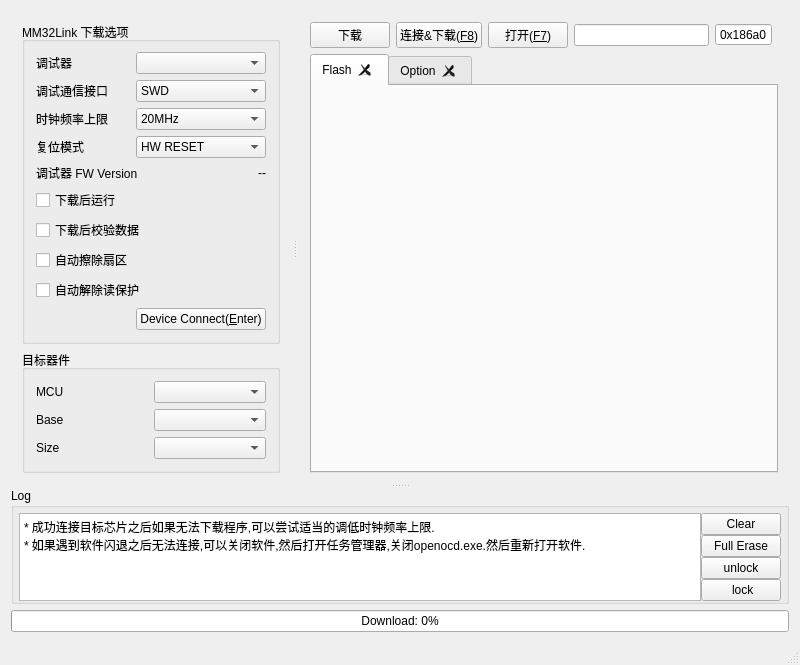
<?xml version="1.0" encoding="UTF-8"?>
<ui version="4.0">
 <class>Programmer</class>
 <widget class="QMainWindow" name="Programmer">
  <property name="geometry">
   <rect>
    <x>0</x>
    <y>0</y>
    <width>800</width>
    <height>619</height>
   </rect>
  </property>
  <property name="windowTitle">
   <string>MM32-Programmer</string>
  </property>
  <property name="windowIcon">
   <iconset>
    <normaloff>../icon/MM32_Logo.ico</normaloff>../icon/MM32_Logo.ico</iconset>
  </property>
  <widget class="QWidget" name="centralWidget">
   <property name="styleSheet">
    <string notr="true"/>
   </property>
   <layout class="QGridLayout" name="gridLayout_6">
    <item row="0" column="0">
     <widget class="QSplitter" name="splitter_2">
      <property name="orientation">
       <enum>Qt::Vertical</enum>
      </property>
      <widget class="QSplitter" name="splitter">
       <property name="sizePolicy">
        <sizepolicy hsizetype="Expanding" vsizetype="Preferred">
         <horstretch>0</horstretch>
         <verstretch>0</verstretch>
        </sizepolicy>
       </property>
       <property name="orientation">
        <enum>Qt::Horizontal</enum>
       </property>
       <property name="handleWidth">
        <number>8</number>
       </property>
       <widget class="QWidget" name="layoutWidget">
        <layout class="QGridLayout" name="gridLayout_3" rowstretch="0,0" columnstretch="0">
         <item row="0" column="0">
          <widget class="QGroupBox" name="groupBox_2">
           <property name="sizePolicy">
            <sizepolicy hsizetype="Preferred" vsizetype="Preferred">
             <horstretch>1</horstretch>
             <verstretch>0</verstretch>
            </sizepolicy>
           </property>
           <property name="styleSheet">
            <string notr="true"/>
           </property>
           <property name="title">
            <string>MM32Link 下载选项</string>
           </property>
           <layout class="QGridLayout" name="gridLayout_2" rowstretch="0,0,0,0,0,0,0,0,0,0" rowminimumheight="0,0,0,0,0,0,0,0,0,0">
            <property name="topMargin">
             <number>10</number>
            </property>
            <item row="2" column="2" colspan="2">
             <widget class="QComboBox" name="cbbFreq">
              <item>
               <property name="text">
                <string>20MHz</string>
               </property>
              </item>
              <item>
               <property name="text">
                <string>10MHz</string>
               </property>
              </item>
              <item>
               <property name="text">
                <string>5MHz</string>
               </property>
              </item>
              <item>
               <property name="text">
                <string>2MHz</string>
               </property>
              </item>
              <item>
               <property name="text">
                <string>1MHz</string>
               </property>
              </item>
              <item>
               <property name="text">
                <string>500KHz</string>
               </property>
              </item>
              <item>
               <property name="text">
                <string>200KHz</string>
               </property>
              </item>
              <item>
               <property name="text">
                <string>100KHz</string>
               </property>
              </item>
              <item>
               <property name="text">
                <string>50KHz</string>
               </property>
              </item>
             </widget>
            </item>
            <item row="4" column="3">
             <widget class="QLabel" name="lblFWVersion">
              <property name="text">
               <string>--</string>
              </property>
              <property name="alignment">
               <set>Qt::AlignRight|Qt::AlignTrailing|Qt::AlignVCenter</set>
              </property>
             </widget>
            </item>
            <item row="1" column="2" colspan="2">
             <widget class="QComboBox" name="cbbPort">
              <item>
               <property name="text">
                <string>SWD</string>
               </property>
              </item>
              <item>
               <property name="text">
                <string>JTAG</string>
               </property>
              </item>
             </widget>
            </item>
            <item row="5" column="0" colspan="4">
             <widget class="QCheckBox" name="ckbRunAfterProg">
              <property name="text">
               <string>下载后运行</string>
              </property>
             </widget>
            </item>
            <item row="7" column="0" colspan="4">
             <widget class="QCheckBox" name="ckbFullChipErase">
              <property name="text">
               <string>自动擦除扇区</string>
              </property>
             </widget>
            </item>
            <item row="6" column="0" colspan="4">
             <widget class="QCheckBox" name="ckbVerify">
              <property name="text">
               <string>下载后校验数据</string>
              </property>
             </widget>
            </item>
            <item row="8" column="0" colspan="4">
             <widget class="QCheckBox" name="ckbUnlock">
              <property name="text">
               <string>自动解除读保护</string>
              </property>
             </widget>
            </item>
            <item row="9" column="2" colspan="2">
             <widget class="QPushButton" name="btnDeviceConnect">
              <property name="toolTip">
               <string>Enter</string>
              </property>
              <property name="text">
               <string>Device Connect(&amp;Enter)</string>
              </property>
              <property name="shortcut">
               <string>Return</string>
              </property>
              <property name="checkable">
               <bool>true</bool>
              </property>
             </widget>
            </item>
            <item row="0" column="0">
             <widget class="QLabel" name="label">
              <property name="text">
               <string>调试器</string>
              </property>
             </widget>
            </item>
            <item row="3" column="0">
             <widget class="QLabel" name="label_4">
              <property name="text">
               <string>复位模式</string>
              </property>
             </widget>
            </item>
            <item row="4" column="0" colspan="3">
             <widget class="QLabel" name="label_5">
              <property name="text">
               <string>调试器 FW Version</string>
              </property>
             </widget>
            </item>
            <item row="1" column="0">
             <widget class="QLabel" name="label_2">
              <property name="text">
               <string>调试通信接口</string>
              </property>
             </widget>
            </item>
            <item row="2" column="0">
             <widget class="QLabel" name="label_3">
              <property name="text">
               <string>时钟频率上限</string>
              </property>
             </widget>
            </item>
            <item row="3" column="2" colspan="2">
             <widget class="QComboBox" name="cbbResetMode">
              <item>
               <property name="text">
                <string>HW RESET</string>
               </property>
              </item>
              <item>
               <property name="text">
                <string>SYSRESETREQ</string>
               </property>
              </item>
              <item>
               <property name="text">
                <string>VECTRESET</string>
               </property>
              </item>
             </widget>
            </item>
            <item row="0" column="2" colspan="2">
             <widget class="QComboBox" name="cbbSerialNumber"/>
            </item>
           </layout>
          </widget>
         </item>
         <item row="1" column="0">
          <widget class="QGroupBox" name="groupBox">
           <property name="sizePolicy">
            <sizepolicy hsizetype="Preferred" vsizetype="Preferred">
             <horstretch>1</horstretch>
             <verstretch>0</verstretch>
            </sizepolicy>
           </property>
           <property name="title">
            <string>目标器件</string>
           </property>
           <layout class="QGridLayout" name="gridLayout_9">
            <item row="0" column="0">
             <layout class="QGridLayout" name="gridLayout">
              <item row="0" column="0">
               <widget class="QLabel" name="label_7">
                <property name="text">
                 <string>MCU</string>
                </property>
               </widget>
              </item>
              <item row="0" column="1">
               <widget class="QComboBox" name="cmbMCU"/>
              </item>
              <item row="1" column="0">
               <widget class="QLabel" name="label_9">
                <property name="text">
                 <string>Base</string>
                </property>
               </widget>
              </item>
              <item row="1" column="1">
               <widget class="QComboBox" name="cmbAddr"/>
              </item>
              <item row="2" column="0">
               <widget class="QLabel" name="label_10">
                <property name="text">
                 <string>Size</string>
                </property>
               </widget>
              </item>
              <item row="2" column="1">
               <widget class="QComboBox" name="cmbSize"/>
              </item>
             </layout>
            </item>
            <item row="1" column="0">
             <spacer name="verticalSpacer">
              <property name="orientation">
               <enum>Qt::Vertical</enum>
              </property>
              <property name="sizeHint" stdset="0">
               <size>
                <width>20</width>
                <height>40</height>
               </size>
              </property>
             </spacer>
            </item>
           </layout>
          </widget>
         </item>
        </layout>
       </widget>
       <widget class="QWidget" name="layoutWidget">
        <layout class="QGridLayout" name="gridLayout_4" rowstretch="0,0" columnstretch="0,0,0,0,0,0" rowminimumheight="0,0">
         <item row="0" column="0">
          <widget class="QPushButton" name="btnDownload">
           <property name="toolTip">
            <string>Ctrl+F8</string>
           </property>
           <property name="text">
            <string>下载</string>
           </property>
           <property name="shortcut">
            <string>Ctrl+F8</string>
           </property>
          </widget>
         </item>
         <item row="0" column="4">
          <widget class="QSpinBox" name="spbAddress">
           <property name="buttonSymbols">
            <enum>QAbstractSpinBox::NoButtons</enum>
           </property>
           <property name="prefix">
            <string>0x</string>
           </property>
           <property name="maximum">
            <number>999999999</number>
           </property>
           <property name="value">
            <number>134217728</number>
           </property>
           <property name="displayIntegerBase">
            <number>16</number>
           </property>
          </widget>
         </item>
         <item row="0" column="3">
          <widget class="QLineEdit" name="txtFilePath">
           <property name="sizePolicy">
            <sizepolicy hsizetype="Expanding" vsizetype="Fixed">
             <horstretch>0</horstretch>
             <verstretch>0</verstretch>
            </sizepolicy>
           </property>
           <property name="acceptDrops">
            <bool>true</bool>
           </property>
           <property name="dragEnabled">
            <bool>true</bool>
           </property>
          </widget>
         </item>
         <item row="1" column="0" colspan="6">
          <widget class="QTabWidget" name="tabOption">
           <property name="acceptDrops">
            <bool>true</bool>
           </property>
           <property name="currentIndex">
            <number>0</number>
           </property>
           <property name="tabsClosable">
            <bool>true</bool>
           </property>
           <property name="movable">
            <bool>true</bool>
           </property>
           <widget class="QWidget" name="flash">
            <attribute name="title">
             <string>Flash</string>
            </attribute>
           </widget>
           <widget class="QWidget" name="optionbytes">
            <attribute name="title">
             <string>Option</string>
            </attribute>
            <layout class="QGridLayout" name="gridLayout_7">
             <property name="leftMargin">
              <number>0</number>
             </property>
             <property name="topMargin">
              <number>0</number>
             </property>
             <property name="rightMargin">
              <number>0</number>
             </property>
             <property name="bottomMargin">
              <number>0</number>
             </property>
             <property name="horizontalSpacing">
              <number>0</number>
             </property>
             <property name="verticalSpacing">
              <number>6</number>
             </property>
             <item row="1" column="1">
              <widget class="QPushButton" name="pushButton_2">
               <property name="text">
                <string>恢复设置</string>
               </property>
              </widget>
             </item>
             <item row="1" column="0">
              <widget class="QPushButton" name="pushButton">
               <property name="text">
                <string>设定写保护</string>
               </property>
              </widget>
             </item>
             <item row="0" column="0" colspan="2">
              <widget class="QGroupBox" name="groupBox_7">
               <property name="title">
                <string>写保护</string>
               </property>
               <layout class="QGridLayout" name="gridLayout_8">
                <property name="leftMargin">
                 <number>0</number>
                </property>
                <property name="topMargin">
                 <number>10</number>
                </property>
                <property name="rightMargin">
                 <number>0</number>
                </property>
                <property name="bottomMargin">
                 <number>0</number>
                </property>
                <item row="0" column="0">
                 <widget class="QTableWidget" name="tblWRP">
                  <column>
                   <property name="text">
                    <string>名字</string>
                   </property>
                  </column>
                  <column>
                   <property name="text">
                    <string>值</string>
                   </property>
                  </column>
                  <column>
                   <property name="text">
                    <string>描述</string>
                   </property>
                  </column>
                 </widget>
                </item>
               </layout>
              </widget>
             </item>
            </layout>
           </widget>
          </widget>
         </item>
         <item row="0" column="2">
          <widget class="QPushButton" name="btnOpen">
           <property name="toolTip">
            <string>F7</string>
           </property>
           <property name="text">
            <string>打开(&amp;F&amp;7)</string>
           </property>
           <property name="shortcut">
            <string>F7</string>
           </property>
          </widget>
         </item>
         <item row="0" column="1">
          <widget class="QPushButton" name="btnNetDownload">
           <property name="toolTip">
            <string>F8</string>
           </property>
           <property name="text">
            <string>连接&amp;&amp;下载(&amp;F&amp;8)</string>
           </property>
           <property name="shortcut">
            <string>F8</string>
           </property>
          </widget>
         </item>
        </layout>
       </widget>
      </widget>
      <widget class="QGroupBox" name="groupBox_3">
       <property name="title">
        <string>Log</string>
       </property>
       <layout class="QGridLayout" name="gridLayout_5" columnstretch="10,0">
        <property name="leftMargin">
         <number>5</number>
        </property>
        <property name="topMargin">
         <number>5</number>
        </property>
        <property name="rightMargin">
         <number>5</number>
        </property>
        <property name="bottomMargin">
         <number>0</number>
        </property>
        <property name="spacing">
         <number>0</number>
        </property>
        <item row="0" column="0" rowspan="8">
         <widget class="QPlainTextEdit" name="txtLog">
          <property name="acceptDrops">
           <bool>false</bool>
          </property>
          <property name="plainText">
           <string>* 成功连接目标芯片之后如果无法下载程序,可以尝试适当的调低时钟频率上限.
* 如果遇到软件闪退之后无法连接,可以关闭软件,然后打开任务管理器,关闭openocd.exe.然后重新打开软件.
</string>
          </property>
         </widget>
        </item>
        <item row="0" column="1">
         <widget class="QPushButton" name="btnClearLog">
          <property name="text">
           <string>Clear</string>
          </property>
         </widget>
        </item>
        <item row="3" column="1">
         <spacer name="verticalSpacer_4">
          <property name="orientation">
           <enum>Qt::Vertical</enum>
          </property>
          <property name="sizeHint" stdset="0">
           <size>
            <width>20</width>
            <height>40</height>
           </size>
          </property>
         </spacer>
        </item>
        <item row="4" column="1">
         <widget class="QPushButton" name="btnUnlock">
          <property name="text">
           <string>unlock</string>
          </property>
         </widget>
        </item>
        <item row="7" column="1">
         <spacer name="verticalSpacer_2">
          <property name="orientation">
           <enum>Qt::Vertical</enum>
          </property>
          <property name="sizeHint" stdset="0">
           <size>
            <width>20</width>
            <height>40</height>
           </size>
          </property>
         </spacer>
        </item>
        <item row="1" column="1">
         <spacer name="verticalSpacer_5">
          <property name="orientation">
           <enum>Qt::Vertical</enum>
          </property>
          <property name="sizeHint" stdset="0">
           <size>
            <width>20</width>
            <height>40</height>
           </size>
          </property>
         </spacer>
        </item>
        <item row="2" column="1">
         <widget class="QPushButton" name="btnFullErase">
          <property name="text">
           <string>Full Erase</string>
          </property>
         </widget>
        </item>
        <item row="5" column="1">
         <spacer name="verticalSpacer_3">
          <property name="orientation">
           <enum>Qt::Vertical</enum>
          </property>
          <property name="sizeHint" stdset="0">
           <size>
            <width>20</width>
            <height>40</height>
           </size>
          </property>
         </spacer>
        </item>
        <item row="6" column="1">
         <widget class="QPushButton" name="btnLock">
          <property name="text">
           <string> lock</string>
          </property>
         </widget>
        </item>
       </layout>
      </widget>
     </widget>
    </item>
    <item row="1" column="0">
     <widget class="QProgressBar" name="pgb">
      <property name="value">
       <number>0</number>
      </property>
      <property name="format">
       <string>Download: %p%</string>
      </property>
     </widget>
    </item>
   </layout>
  </widget>
  <widget class="QMenuBar" name="menuBar">
   <property name="geometry">
    <rect>
     <x>0</x>
     <y>0</y>
     <width>800</width>
     <height>23</height>
    </rect>
   </property>
  </widget>
  <widget class="QStatusBar" name="statusBar"/>
 </widget>
 <layoutdefault spacing="6" margin="11"/>
 <tabstops>
  <tabstop>cbbSerialNumber</tabstop>
  <tabstop>cbbPort</tabstop>
  <tabstop>cbbFreq</tabstop>
  <tabstop>cbbResetMode</tabstop>
  <tabstop>ckbRunAfterProg</tabstop>
  <tabstop>ckbVerify</tabstop>
  <tabstop>ckbFullChipErase</tabstop>
  <tabstop>ckbUnlock</tabstop>
  <tabstop>btnDeviceConnect</tabstop>
  <tabstop>btnDownload</tabstop>
  <tabstop>btnNetDownload</tabstop>
  <tabstop>btnOpen</tabstop>
  <tabstop>txtFilePath</tabstop>
  <tabstop>spbAddress</tabstop>
  <tabstop>tabOption</tabstop>
  <tabstop>btnClearLog</tabstop>
  <tabstop>btnFullErase</tabstop>
  <tabstop>btnUnlock</tabstop>
  <tabstop>btnLock</tabstop>
  <tabstop>pushButton</tabstop>
  <tabstop>pushButton_2</tabstop>
  <tabstop>txtLog</tabstop>
  <tabstop>tblWRP</tabstop>
 </tabstops>
 <resources/>
 <connections>
  <connection>
   <sender>btnClearLog</sender>
   <signal>clicked()</signal>
   <receiver>txtLog</receiver>
   <slot>clear()</slot>
   <hints>
    <hint type="sourcelabel">
     <x>784</x>
     <y>479</y>
    </hint>
    <hint type="destinationlabel">
     <x>518</x>
     <y>529</y>
    </hint>
   </hints>
  </connection>
 </connections>
</ui>
